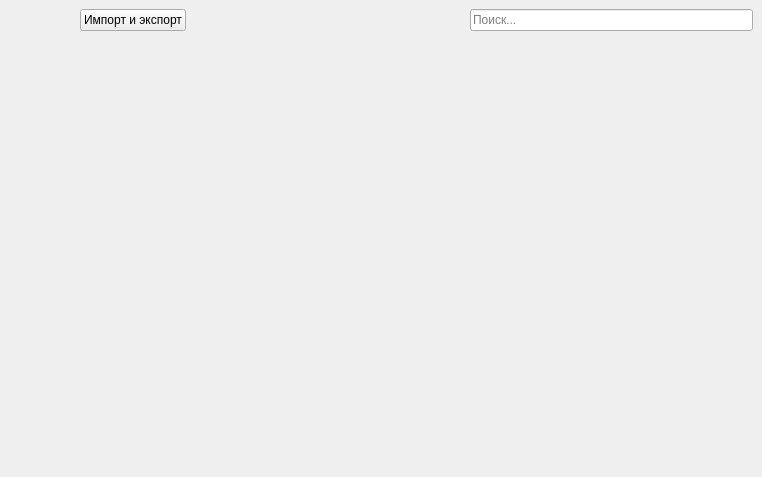
<?xml version="1.0" encoding="UTF-8"?>
<ui version="4.0">
 <class>BrowsingLibrary</class>
 <widget class="QWidget" name="BrowsingLibrary">
  <property name="geometry">
   <rect>
    <x>0</x>
    <y>0</y>
    <width>762</width>
    <height>477</height>
   </rect>
  </property>
  <property name="windowTitle">
   <string>Библиотека</string>
  </property>
  <layout class="QGridLayout" name="gridLayout">
   <property name="leftMargin">
    <number>0</number>
   </property>
   <property name="topMargin">
    <number>0</number>
   </property>
   <property name="rightMargin">
    <number>0</number>
   </property>
   <property name="bottomMargin">
    <number>0</number>
   </property>
   <property name="spacing">
    <number>0</number>
   </property>
   <item row="1" column="0" colspan="2">
    <widget class="FancyTabWidget" name="tabs" native="true">
     <property name="sizePolicy">
      <sizepolicy hsizetype="MinimumExpanding" vsizetype="MinimumExpanding">
       <horstretch>0</horstretch>
       <verstretch>0</verstretch>
      </sizepolicy>
     </property>
    </widget>
   </item>
   <item row="0" column="0">
    <widget class="QFrame" name="frame">
     <property name="minimumSize">
      <size>
       <width>71</width>
       <height>25</height>
      </size>
     </property>
    </widget>
   </item>
   <item row="0" column="1">
    <widget class="QFrame" name="frame_2">
     <layout class="QHBoxLayout" name="horizontalLayout">
      <property name="spacing">
       <number>0</number>
      </property>
      <property name="bottomMargin">
       <number>0</number>
      </property>
      <item>
       <widget class="QPushButton" name="importExport">
        <property name="text">
         <string>Импорт и экспорт</string>
        </property>
       </widget>
      </item>
      <item>
       <spacer name="horizontalSpacer">
        <property name="orientation">
         <enum>Qt::Horizontal</enum>
        </property>
        <property name="sizeHint" stdset="0">
         <size>
          <width>40</width>
          <height>20</height>
         </size>
        </property>
       </spacer>
      </item>
      <item>
       <widget class="QLineEdit" name="searchLine">
        <property name="placeholderText">
         <string>Поиск...</string>
        </property>
       </widget>
      </item>
     </layout>
    </widget>
   </item>
  </layout>
 </widget>
 <customwidgets>
  <customwidget>
   <class>FancyTabWidget</class>
   <extends>QWidget</extends>
   <header>fancytabwidget.h</header>
   <container>1</container>
  </customwidget>
 </customwidgets>
 <resources/>
 <connections/>
</ui>
